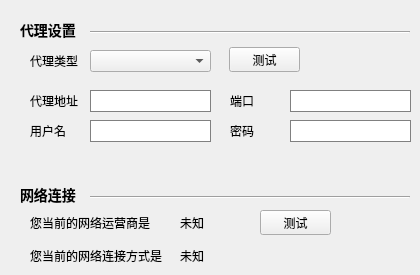
   <widget class="QWidget" name="seven">
    <property name="styleSheet">
     <string notr="true">QLineEdit{font-size:14px;color:#AAAAFF; font-weight:normal;border: 1px solid gray;}QLineEdit::hover{ border: 1px solid #AAAAFF;}</string>
    </property>
    <widget class="QLabel" name="setProxyWidget">
     <property name="geometry">
      <rect>
       <x>20</x>
       <y>20</y>
       <width>60</width>
       <height>20</height>
      </rect>
     </property>
     <property name="styleSheet">
      <string notr="true">background-color:transparent;
font-size:14px;
font-weight:bold;</string>
     </property>
     <property name="text">
      <string>代理设置</string>
     </property>
    </widget>
    <widget class="Line" name="line_SO11">
     <property name="geometry">
      <rect>
       <x>90</x>
       <y>30</y>
       <width>320</width>
       <height>5</height>
      </rect>
     </property>
     <property name="orientation">
      <enum>Qt::Horizontal</enum>
     </property>
    </widget>
    <widget class="QComboBox" name="proxyTypeComboBox">
     <property name="geometry">
      <rect>
       <x>90</x>
       <y>50</y>
       <width>121</width>
       <height>22</height>
      </rect>
     </property>
    </widget>
    <widget class="QLabel" name="proxyTypeLabel">
     <property name="geometry">
      <rect>
       <x>30</x>
       <y>50</y>
       <width>61</width>
       <height>21</height>
      </rect>
     </property>
     <property name="text">
      <string>代理类型</string>
     </property>
     <property name="alignment">
      <set>Qt::AlignLeading|Qt::AlignLeft|Qt::AlignVCenter</set>
     </property>
    </widget>
    <widget class="QPushButton" name="proxyTypeTestButton">
     <property name="geometry">
      <rect>
       <x>229</x>
       <y>47</y>
       <width>71</width>
       <height>25</height>
      </rect>
     </property>
     <property name="text">
      <string>测试</string>
     </property>
    </widget>
    <widget class="QLabel" name="proxyIpLabel">
     <property name="geometry">
      <rect>
       <x>30</x>
       <y>90</y>
       <width>61</width>
       <height>21</height>
      </rect>
     </property>
     <property name="text">
      <string>代理地址</string>
     </property>
     <property name="alignment">
      <set>Qt::AlignLeading|Qt::AlignLeft|Qt::AlignVCenter</set>
     </property>
    </widget>
    <widget class="QLineEdit" name="proxyIpEdit">
     <property name="geometry">
      <rect>
       <x>90</x>
       <y>90</y>
       <width>121</width>
       <height>22</height>
      </rect>
     </property>
    </widget>
    <widget class="QLabel" name="proxyPortLabel">
     <property name="geometry">
      <rect>
       <x>230</x>
       <y>90</y>
       <width>61</width>
       <height>21</height>
      </rect>
     </property>
     <property name="text">
      <string>端口</string>
     </property>
     <property name="alignment">
      <set>Qt::AlignLeading|Qt::AlignLeft|Qt::AlignVCenter</set>
     </property>
    </widget>
    <widget class="QLineEdit" name="proxyPortEdit">
     <property name="geometry">
      <rect>
       <x>290</x>
       <y>90</y>
       <width>121</width>
       <height>22</height>
      </rect>
     </property>
    </widget>
    <widget class="QLabel" name="proxyUsernameLabel">
     <property name="geometry">
      <rect>
       <x>30</x>
       <y>120</y>
       <width>61</width>
       <height>21</height>
      </rect>
     </property>
     <property name="text">
      <string>用户名</string>
     </property>
     <property name="alignment">
      <set>Qt::AlignLeading|Qt::AlignLeft|Qt::AlignVCenter</set>
     </property>
    </widget>
    <widget class="QLineEdit" name="proxyUsernameEdit">
     <property name="geometry">
      <rect>
       <x>90</x>
       <y>120</y>
       <width>121</width>
       <height>22</height>
      </rect>
     </property>
    </widget>
    <widget class="QLabel" name="proxyPwdLabel">
     <property name="geometry">
      <rect>
       <x>230</x>
       <y>120</y>
       <width>61</width>
       <height>21</height>
      </rect>
     </property>
     <property name="text">
      <string>密码</string>
     </property>
     <property name="alignment">
      <set>Qt::AlignLeading|Qt::AlignLeft|Qt::AlignVCenter</set>
     </property>
    </widget>
    <widget class="QLineEdit" name="proxyPwdEdit">
     <property name="geometry">
      <rect>
       <x>290</x>
       <y>120</y>
       <width>121</width>
       <height>22</height>
      </rect>
     </property>
    </widget>
    <widget class="QLabel" name="netConnectionWidget">
     <property name="geometry">
      <rect>
       <x>20</x>
       <y>185</y>
       <width>60</width>
       <height>20</height>
      </rect>
     </property>
     <property name="styleSheet">
      <string notr="true">background-color:transparent;
font-size:14px;
font-weight:bold;</string>
     </property>
     <property name="text">
      <string>网络连接</string>
     </property>
    </widget>
    <widget class="Line" name="line_SO11_2">
     <property name="geometry">
      <rect>
       <x>90</x>
       <y>195</y>
       <width>320</width>
       <height>5</height>
      </rect>
     </property>
     <property name="orientation">
      <enum>Qt::Horizontal</enum>
     </property>
    </widget>
    <widget class="QLabel" name="netConnectionTypeLabel">
     <property name="geometry">
      <rect>
       <x>30</x>
       <y>212</y>
       <width>131</width>
       <height>21</height>
      </rect>
     </property>
     <property name="text">
      <string>您当前的网络运营商是</string>
     </property>
     <property name="alignment">
      <set>Qt::AlignLeading|Qt::AlignLeft|Qt::AlignVCenter</set>
     </property>
    </widget>
    <widget class="QLabel" name="netConnectionWayLabel">
     <property name="geometry">
      <rect>
       <x>30</x>
       <y>245</y>
       <width>141</width>
       <height>21</height>
      </rect>
     </property>
     <property name="text">
      <string>您当前的网络连接方式是</string>
     </property>
     <property name="alignment">
      <set>Qt::AlignLeading|Qt::AlignLeft|Qt::AlignVCenter</set>
     </property>
    </widget>
    <widget class="QLabel" name="netConnectionWayValue">
     <property name="geometry">
      <rect>
       <x>180</x>
       <y>245</y>
       <width>70</width>
       <height>21</height>
      </rect>
     </property>
     <property name="text">
      <string>未知</string>
     </property>
     <property name="alignment">
      <set>Qt::AlignLeading|Qt::AlignLeft|Qt::AlignVCenter</set>
     </property>
    </widget>
    <widget class="QLabel" name="netConnectionTypeValue">
     <property name="geometry">
      <rect>
       <x>180</x>
       <y>212</y>
       <width>70</width>
       <height>21</height>
      </rect>
     </property>
     <property name="text">
      <string>未知</string>
     </property>
     <property name="alignment">
      <set>Qt::AlignLeading|Qt::AlignLeft|Qt::AlignVCenter</set>
     </property>
    </widget>
    <widget class="QPushButton" name="netConnectionTypeButton">
     <property name="geometry">
      <rect>
       <x>260</x>
       <y>210</y>
       <width>71</width>
       <height>25</height>
      </rect>
     </property>
     <property name="text">
      <string>测试</string>
     </property>
    </widget>
   </widget>
